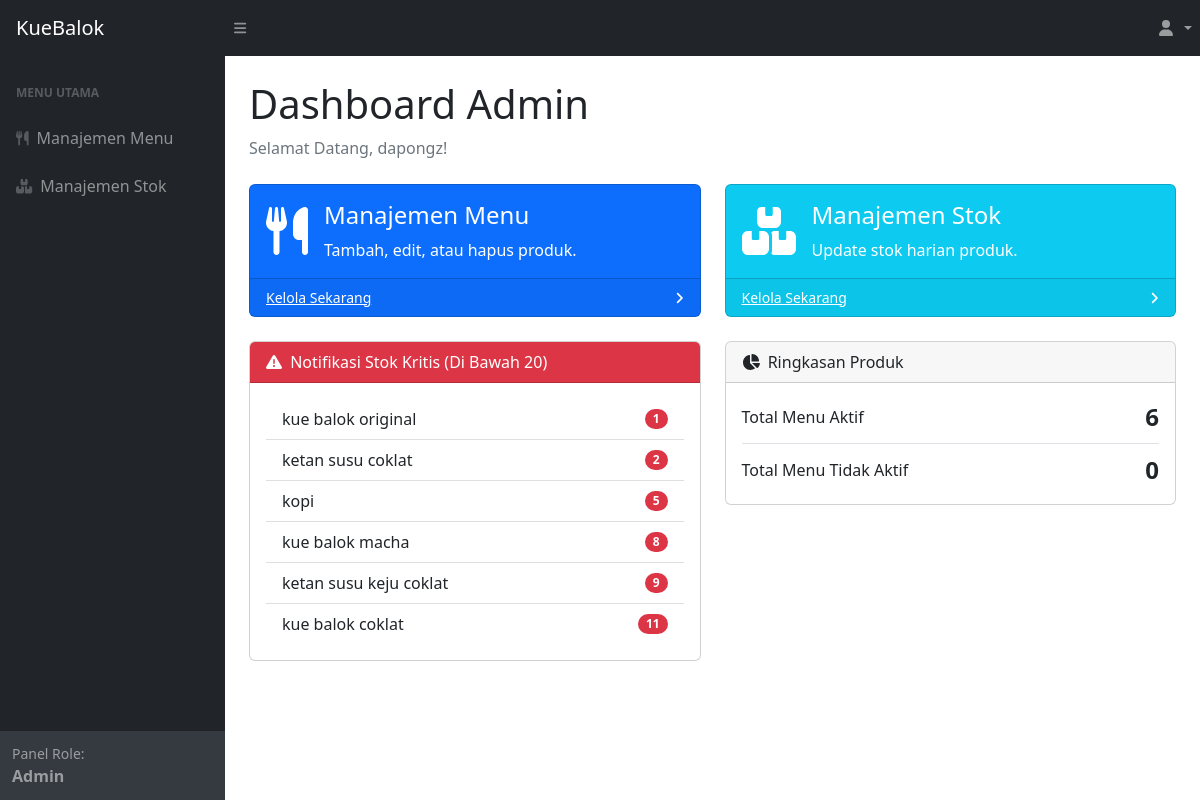
The page /users/admin/index.php (signed in) on the database its author committed.
### tables this page shows
CREATE TABLE `produk` (
  `id_produk` varchar(20) NOT NULL,
  `nama_produk` varchar(100) NOT NULL,
  `kategori` enum('makanan','minuman') NOT NULL,
  `harga` decimal(12,2) NOT NULL DEFAULT '0.00',
  `stok` int NOT NULL DEFAULT '0',
  `poto_produk` varchar(255) DEFAULT 'default.jpg',
  `status_produk` enum('aktif','tidak aktif') NOT NULL DEFAULT 'aktif',
  `dibuat_pada` timestamp NOT NULL DEFAULT CURRENT_TIMESTAMP
);

### users/admin/index.php (the view, shortened to what this page needs)
<?php
include('../../koneksi.php');
$batas_stok_kritis = 20;
$sql_stok_kritis = "SELECT nama_produk, stok FROM produk WHERE status_produk = 'aktif' AND stok < ? ORDER BY stok ASC";
$stmt_stok = mysqli_prepare($koneksi, $sql_stok_kritis);
mysqli_stmt_bind_param($stmt_stok, "i", $batas_stok_kritis);
mysqli_stmt_execute($stmt_stok);
$result_stok = mysqli_stmt_get_result($stmt_stok);
$produk_stok_kritis = [];
while ($row = mysqli_fetch_assoc($result_stok)) {
    $produk_stok_kritis[] = $row;
}
$sql_total_aktif = "SELECT COUNT(id_produk) as total FROM produk WHERE status_produk = 'aktif'";
$result_total_aktif = mysqli_query($koneksi, $sql_total_aktif);
$total_menu_aktif = mysqli_fetch_assoc($result_total_aktif)['total'] ?? 0;
$sql_total_nonaktif = "SELECT COUNT(id_produk) as total FROM produk WHERE status_produk = 'tidak aktif'";
$result_total_nonaktif = mysqli_query($koneksi, $sql_total_nonaktif);
$total_menu_nonaktif = mysqli_fetch_assoc($result_total_nonaktif)['total'] ?? 0;
?>
<!DOCTYPE html>
<html lang="id">
<head>
    <link href="../../css/styles.css" rel="stylesheet" />
</head>
<body class="sb-nav-fixed">
    <nav class="sb-topnav navbar navbar-expand navbar-dark bg-dark">
        <a class="navbar-brand ps-3" href="index.php">KueBalok</a>
        <button class="btn btn-link btn-sm order-1 order-lg-0 me-4 me-lg-0" id="sidebarToggle" href="#!">
            <i class="fas fa-bars"></i>
        </button>
        <ul class="navbar-nav ms-auto">
            <li class="nav-item dropdown">
                <a class="nav-link dropdown-toggle" id="navbarDropdown" href="#" role="button"
                    data-bs-toggle="dropdown" aria-expanded="false">
                    <i class="fas fa-user fa-fw"></i>
                </a>
            </li>
        </ul>
    </nav>
    <div id="layoutSidenav">
        <div id="layoutSidenav_nav">
            <nav class="sb-sidenav accordion sb-sidenav-dark" id="sidenavAccordion">
                <div class="sb-sidenav-menu">
                    <div class="nav">
                        <div class="sb-sidenav-menu-heading">Menu Utama</div>
                        <a class="nav-link" href="menu/data_menu.php">
                            <div class="sb-nav-link-icon"><i class="fas fa-utensils"></i></div>
                            Manajemen Menu
                        </a>
                        <a class="nav-link" href="stok/manajemen_stok.php">
                            <div class="sb-nav-link-icon"><i class="fas fa-boxes"></i></div>
                            Manajemen Stok
                        </a>
                    </div>
                </div>
                <div class="sb-sidenav-footer">
                    <div class="small">Panel Role:</div>
                    <strong><?php echo isset($_SESSION['user']['jabatan']) ? ucfirst(htmlspecialchars($_SESSION['user']['jabatan'])) : ''; ?></strong>
                </div>
            </nav>
        </div>
        <div id="layoutSidenav_content">
            <main>
                <div class="container-fluid px-4">
                    <h1 class="mt-4">Dashboard Admin</h1>
                    <ol class="breadcrumb mb-4">
                        <li class="breadcrumb-item active">Selamat Datang, <?php echo htmlspecialchars($_SESSION['user']['nama']); ?>!</li>
                    </ol>
                    <div class="row">
                        <div class="col-xl-6 col-md-6">
                            <div class="card bg-primary text-white mb-4">
                                <div class="card-body d-flex align-items-center">
                                    <i class="fas fa-utensils fa-3x me-3"></i>
                                    <div>
                                        <h4>Manajemen Menu</h4>
                                        <p class="mb-0">Tambah, edit, atau hapus produk.</p>
                                    </div>
                                </div>
                                <div class="card-footer d-flex align-items-center justify-content-between">
                                    <a class="small text-white stretched-link" href="menu/data_menu.php">Kelola Sekarang</a>
                                    <div class="small text-white"><i class="fas fa-angle-right"></i></div>
                                </div>
                            </div>
                        </div>
                        <div class="col-xl-6 col-md-6">
                            <div class="card bg-info text-white mb-4">
                                <div class="card-body d-flex align-items-center">
                                    <i class="fas fa-boxes fa-3x me-3"></i>
                                    <div>
                                        <h4>Manajemen Stok</h4>
                                        <p class="mb-0">Update stok harian produk.</p>
                                    </div>
                                </div>
                                <div class="card-footer d-flex align-items-center justify-content-between">
                                    <a class="small text-white stretched-link" href="stok/manajemen_stok.php">Kelola Sekarang</a>
                                    <div class="small text-white"><i class="fas fa-angle-right"></i></div>
                                </div>
                            </div>
                        </div>
                    </div>
                    <div class="row">
                        <div class="col-xl-6">
                            <div class="card mb-4">
                                <div class="card-header bg-danger text-white">
                                    <i class="fas fa-exclamation-triangle me-1"></i>
                                    Notifikasi Stok Kritis (Di Bawah <?php echo $batas_stok_kritis; ?>)
                                </div>
                                <div class="card-body">
                                    <?php if (!empty($produk_stok_kritis)): ?>
                                        <ul class="list-group list-group-flush">
                                            <?php foreach ($produk_stok_kritis as $produk): ?>
                                                <li class="list-group-item d-flex justify-content-between align-items-center">
                                                    <?php echo htmlspecialchars($produk['nama_produk']); ?>
                                                    <span class="badge bg-danger rounded-pill"><?php echo $produk['stok']; ?></span>
                                                </li>
                                            <?php endforeach; ?>
                                        </ul>
                                    <?php else: ?>
                                        <div class="alert alert-success mb-0">
                                            <i class="fas fa-check-circle"></i> Semua stok produk dalam kondisi aman.
                                        </div>
                                    <?php endif; ?>
                                </div>
                            </div>
                        </div>
                        <div class="col-xl-6">
                            <div class="card mb-4">
                                <div class="card-header">
                                    <i class="fas fa-chart-pie me-1"></i>
                                    Ringkasan Produk
                                </div>
                                <div class="card-body">
                                    <div class="d-flex justify-content-between align-items-center border-bottom pb-2 mb-2">
                                        <span>Total Menu Aktif</span>
                                        <strong class="fs-4"><?php echo $total_menu_aktif; ?></strong>
                                    </div>
                                    <div class="d-flex justify-content-between align-items-center">
                                        <span>Total Menu Tidak Aktif</span>
                                        <strong class="fs-4"><?php echo $total_menu_nonaktif; ?></strong>
                                    </div>
                                </div>
                            </div>
                        </div>
                    </div>
                </div>
            </main>
        </div>
    </div>
</body>
</html>

### rows shown on the page
produk: nama_produk "kue balok original", stok "1"
produk: nama_produk "ketan susu coklat", stok "2"
produk: nama_produk "kopi", stok "5"
produk: nama_produk "kue balok macha", stok "8"
produk: nama_produk "ketan susu keju coklat", stok "9"
produk: nama_produk "kue balok coklat", stok "11"

### other values the page prints
$_SESSION['user']['jabatan'] "Admin"
$_SESSION['user']['nama'] "dapongz"
$batas_stok_kritis "20"
$total_menu_aktif "6"
$total_menu_nonaktif "0"
